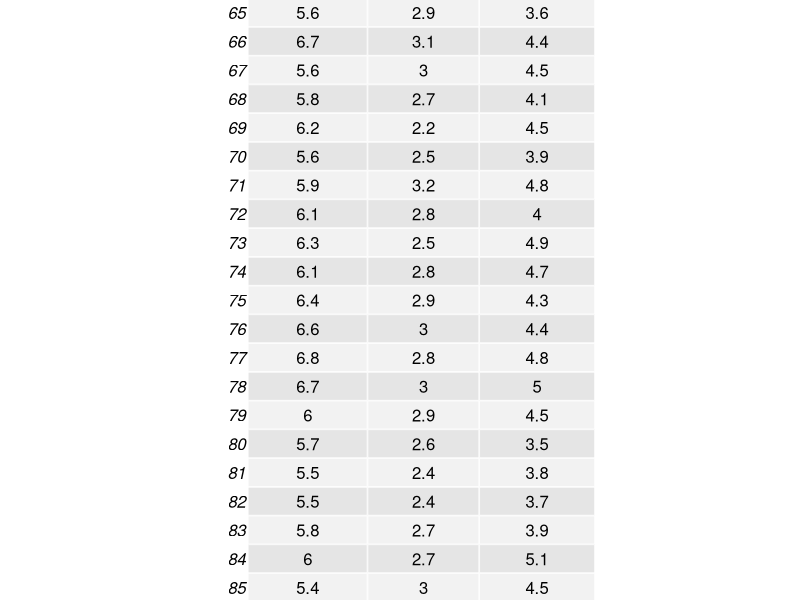
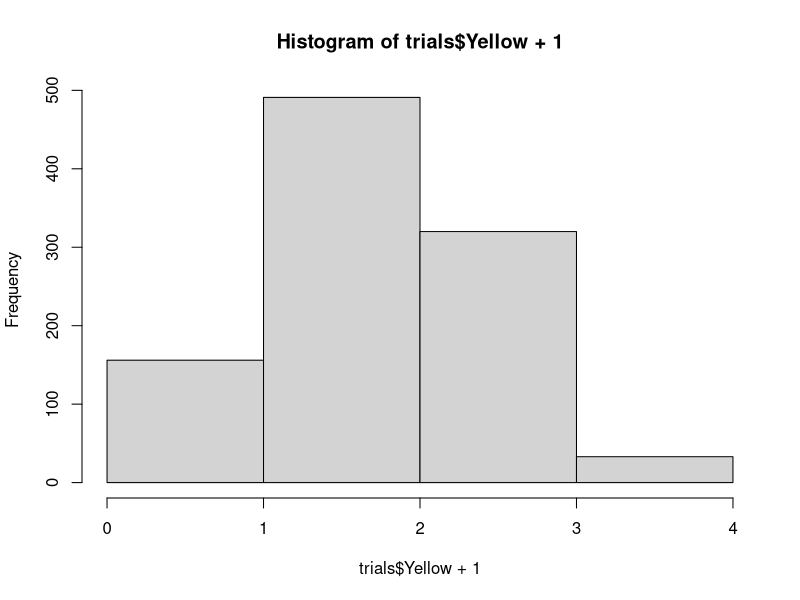
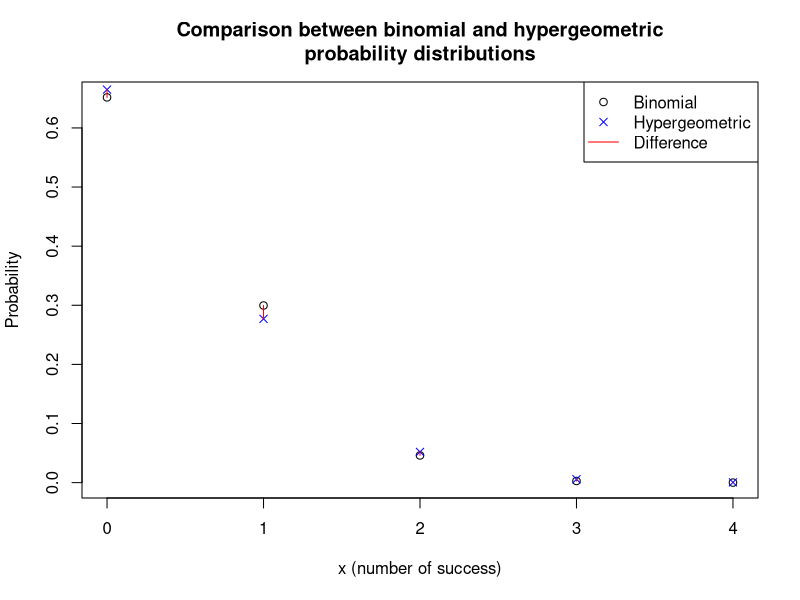
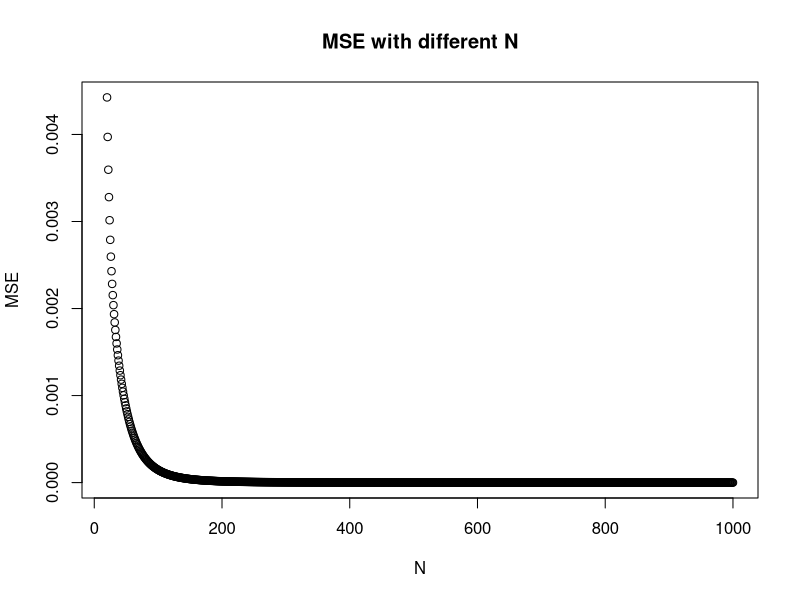

Write the R code that produced these figures, in order.
library(gridExtra)
library(grid)
a <- c(177, 270, -37, 326, -72, -249, 80, 55, -101, 10)
sd(a)
mean(a)

175.663/sqrt(10)
d <- head(iris[,1:3])
d <- iris[,1:3]
grid.table(d)

n <- 3
trials <- data.frame()
for (i in 1:1000){
  temp <- sample(0:9, n, replace=F)
  trials <- rbind(trials, c(temp, sum(temp<=3), sum(temp>3)))
}
names(trials) <- c(1:n, "Yellow", "White")

hist(trials$Yellow + 1, breaks <- 0:(n+1))
t <- table(trials$Yellow)
prop.table(t)

E <- sum(as.integer(names(t)) * prop.table(t))

E





############################
# 3.27 New function from LiuQing
# Comparing Binomial & Hypergeometric
# Fixed the base function  


# () = notation in the function below
pop <- 100 # N 
items <- 4 # M (x = 0 ~ min(pop, sample))
sample <- 10 # n = Binomial size (n)

k <- min(pop, items)
# Modified dhyper function
# d_hyper <- function(n, m, k, x){
#   return (choose(n, x) * choose(m - n, k - x) / choose(pop, k))
# }
d_hyper <- function(M, N, n, x){
  return (choose(M, x) * choose(N - M, n - x) / choose(N, n))
}

Binom_prob = dbinom(x = c(0:k), size = sample, prob =items/pop)
# Hyper_prob = d_hyper(x = c(0:items), m = pop, n = sample, k = items)
Hyper_prob = d_hyper(x = c(0:k), N = pop, n = sample, M = items)


# k = number of items in the group (white balls)
# n = choose number of items from whole population (choose how many balls)
# m = population size (all balls)

# Two scatterplots
plot(0:k, Hyper_prob, ylab = "Probability", xlab = "x (number of success)", 
     main = "Comparison between binomial and hypergeometric\nprobability distributions")
points(0:k, Binom_prob, cex = 1, col = "blue", pch = 4)
segments(0:k, Binom_prob, 0:k, Hyper_prob, col = "red", lwd = 1)
legend("topright", legend=c("Binomial", "Hypergeometric", "Difference"),
       col=c("black","blue", "red"), pch = c(1, 4, 26), lty = c(0, 0, 1))


SE <- sum((Binom_prob - Hyper_prob)^2)
MSE <- SE / (k + 1)
MSE





################
# N from 20 to 1000
# M = 4 
# n = 10

res <- c()
for (i in 20:1000){
  # () = notation in the function below
  pop <- i # N 
  items <- 4 # M (x = 0 ~ min(pop, sample))
  sample <- 10 # n = Binomial size (n)
  
  k <- min(pop, items)
  # Modified dhyper function
  # d_hyper <- function(n, m, k, x){
  #   return (choose(n, x) * choose(m - n, k - x) / choose(pop, k))
  # }
  d_hyper <- function(M, N, n, x){
    return (choose(M, x) * choose(N - M, n - x) / choose(N, n))
  }
  
  Binom_prob = dbinom(x = c(0:k), size = sample, prob =items/pop)
  # Hyper_prob = d_hyper(x = c(0:items), m = pop, n = sample, k = items)
  Hyper_prob = d_hyper(x = c(0:k), N = pop, n = sample, M = items)
  
  
  # k = number of items in the group (white balls)
  # n = choose number of items from whole population (choose how many balls)
  # m = population size (all balls)
  
  # Two scatterplots
  # plot(0:k, Hyper_prob, ylab = "Probability", xlab = "x (number of success)", 
  #      main = "Comparison between binomial and hypergeometric\nprobability distributions")
  # points(0:k, Binom_prob, cex = 1, col = "blue", pch = 4)
  # segments(0:k, Binom_prob, 0:k, Hyper_prob, col = "red", lwd = 1)
  # legend("topright", legend=c("Binomial", "Hypergeometric", "Difference"),
  #        col=c("black","blue", "red"), pch = c(1, 4, 26), lty = c(0, 0, 1))
  
  
  SE <- sum((Binom_prob - Hyper_prob)^2)
  MSE <- SE / (k + 1)
  res <- rbind(res, MSE)
}
plot(20:1000, res, xlab = "N", ylab = "MSE", main = "MSE with different N")


res <- data.frame(a=2:3, b=1:2, c=3:4)
new <- data.frame(a=3, b=4, c=2)

nrow(merge(temp, new))>0
res <- rbind(res, new)
